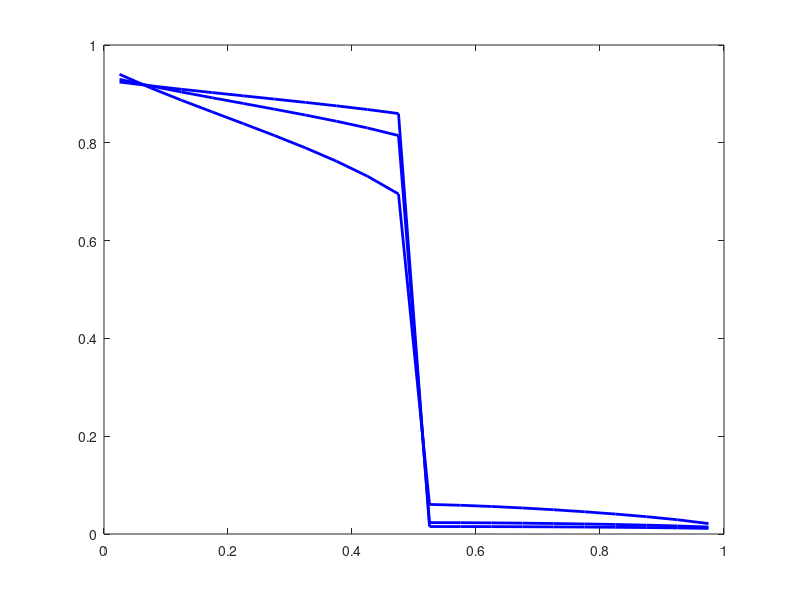

Write the MATLAB code that produced this figure. (Note: this script raises an error after producing the figure.)
clc;clear all;close all

%%
% load results from literature Ran, et al. (https://doi.org/10.1016/j.jcp.2019.108920)
load Tempcell_ref_20.dat; % L=20nm

load Tempcell_ref_50.dat; % L=50nm

load Tempcell_ref_220.dat; % L=220nm

%%
% compare temperature results from GiftBTE and literature Ran, et al.
plot(Tempcell_ref_20(:,1)/20e-9,Tempcell_ref_20(:,4),'b','LineWidth',2);
hold on
plot(Tempcell_ref_50(:,1)/50e-9,Tempcell_ref_50(:,4),'b','LineWidth',2);
hold on
h1=plot(Tempcell_ref_220(:,1)/220e-9,Tempcell_ref_220(:,4),'b','LineWidth',2);
hold on

load 20nm/TempLattice.dat; % GiftBTE L=20nm
scatter(TempLattice(:,2)/20e-9,TempLattice(:,4),80,'r'); % non-dimensional x position versus temperature
hold on

load 50nm/TempLattice.dat; % GiftBTE L=50nm
scatter(TempLattice(:,2)/50e-9,TempLattice(:,4),80,'r'); % non-dimensional x position versus temperature
hold on

load 220nm/TempLattice.dat; % GiftBTE L=220nm
h2=scatter(TempLattice(:,2)/220e-9,TempLattice(:,4),80,'r'); % non-dimensional x position versus temperature
hold on

%%
legend([h1 h2],'Ran et al','GiftBTE','FontSize',24,'Location','Southwest');
legend boxoff

xlabel('X*','FontSize',24);

ylabel('T*','FontSize',24);

set(gca,'FontSize',24);

text(0.5,0.9,'L=20 nm','FontSize',24)

text(0.5,0.8,'L=50 nm','FontSize',24)

text(0.5,0.6,'L=220 nm','FontSize',24)

box on
